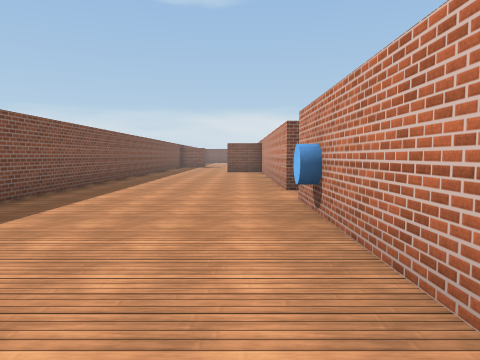
view 1 (above)

24 first-person views from a walk through a Unity game level. The camera is 1.4 m above the floor, tilts 4° down and sees 70° across. Doors are open. The floor is counted in squares, 2 m on a side. Each view is taken from the middle of a square. On the plan, view 1 faces up. The plan holds only what a view shows up to about 11 squares ahead; the rest is blank. The place goes on beyond the plan. The player is left out. Surface patterns are stand-ins for the level's own textures.

view 2
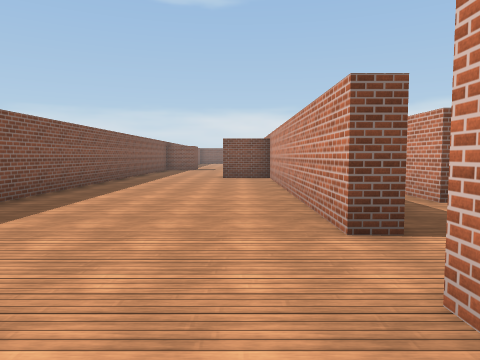

view 3
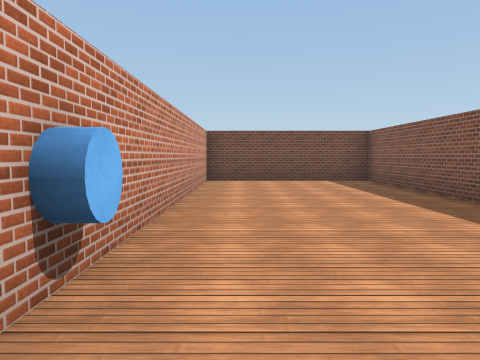

view 4
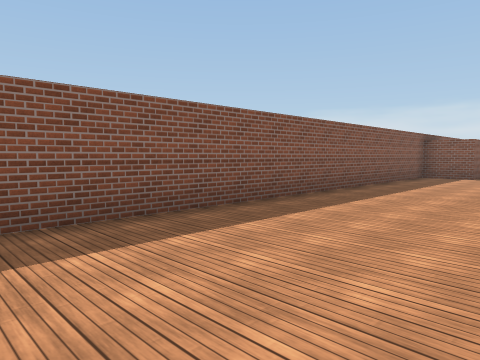

view 5
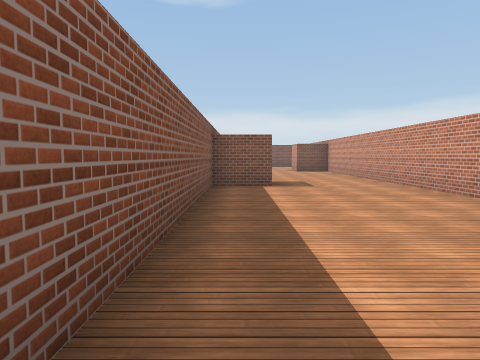

view 6
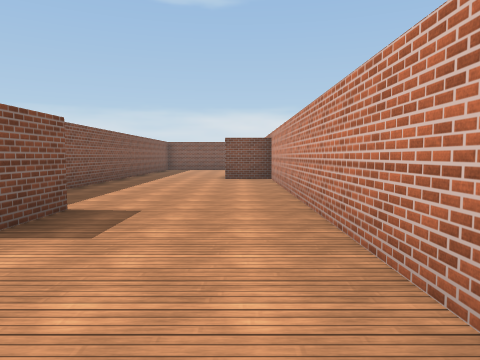

view 7
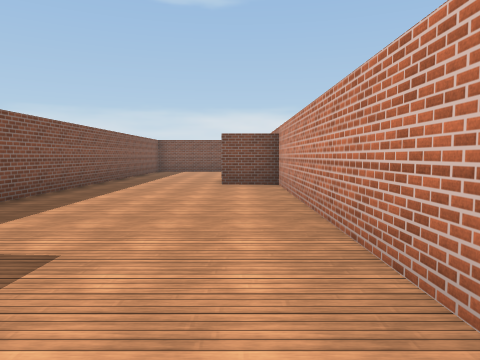

view 8
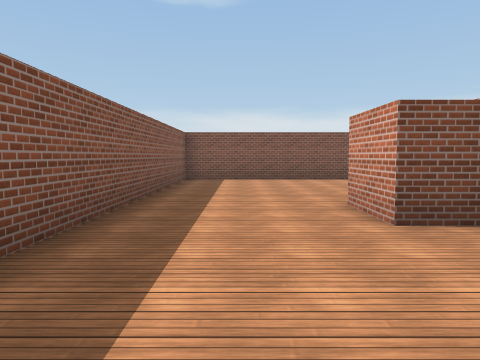

view 9
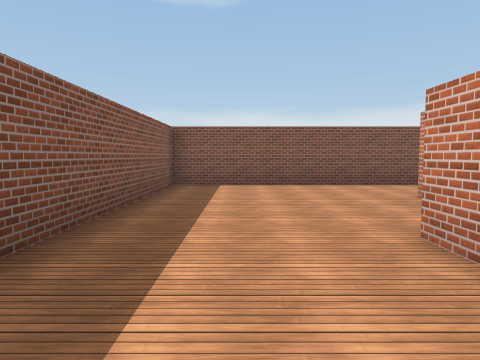

view 10
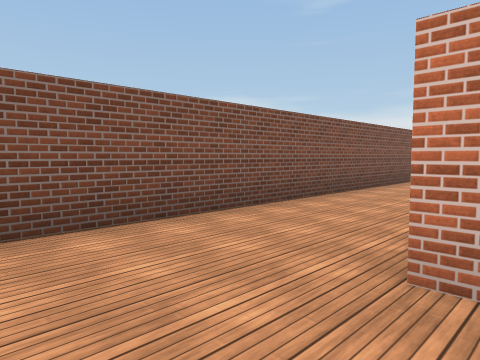

view 11
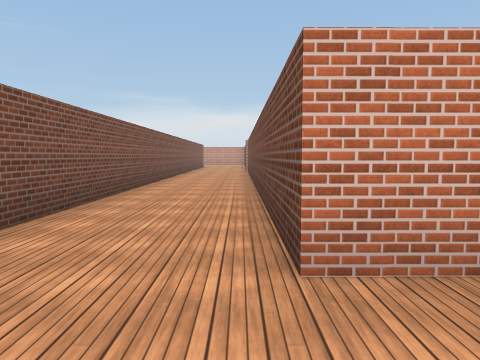

view 12
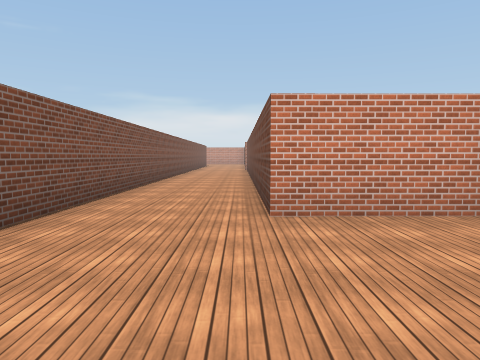

view 13
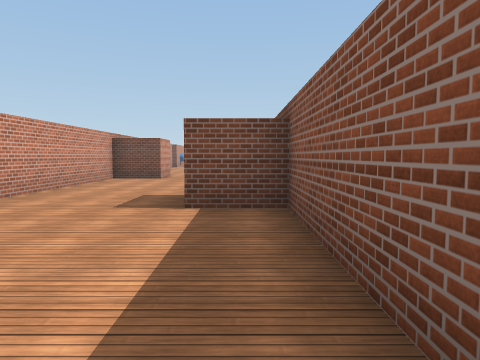

view 14
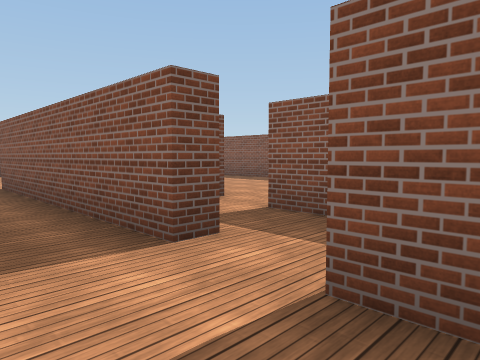

view 15
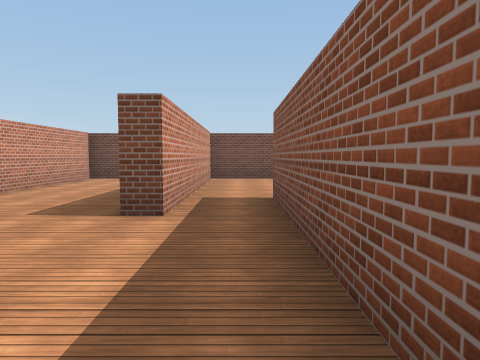

view 16
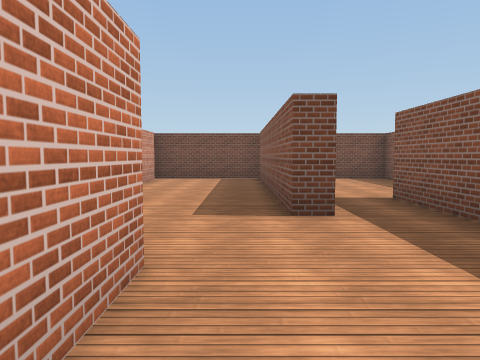

view 17
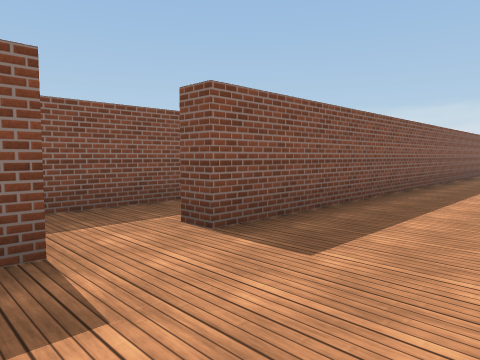

view 18
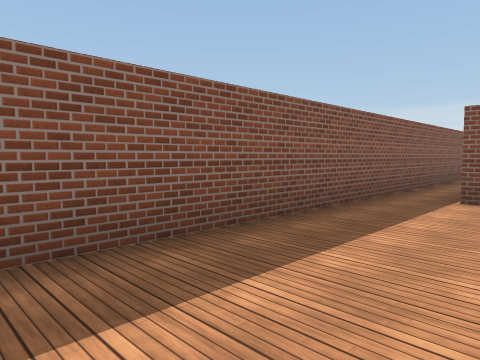

view 19
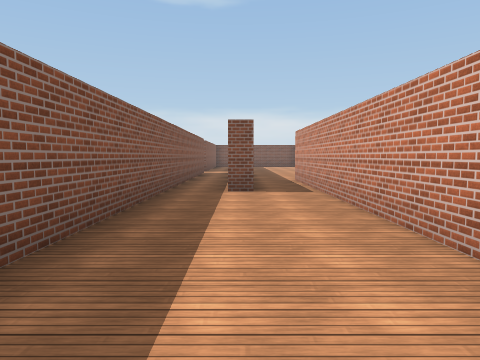

view 20
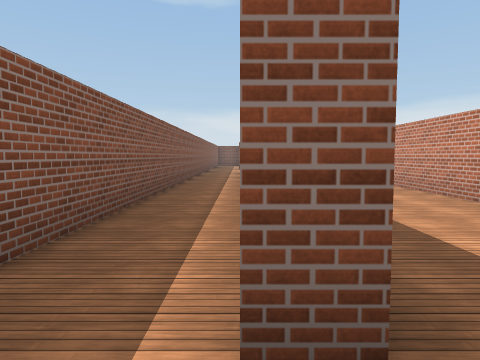

view 21
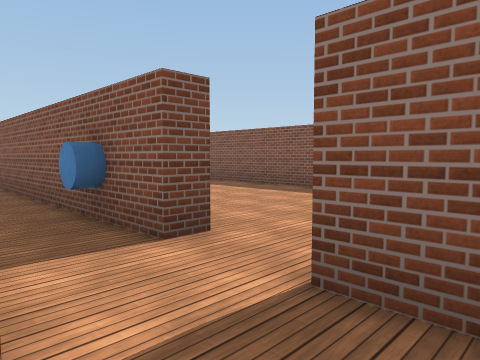

view 22
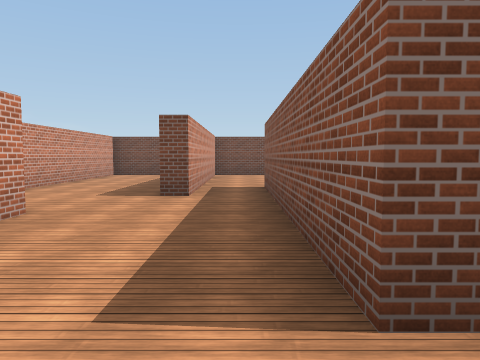

view 23
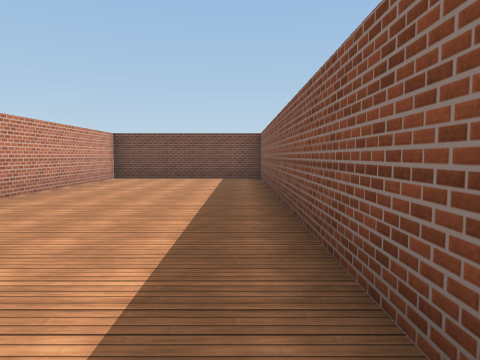

view 24
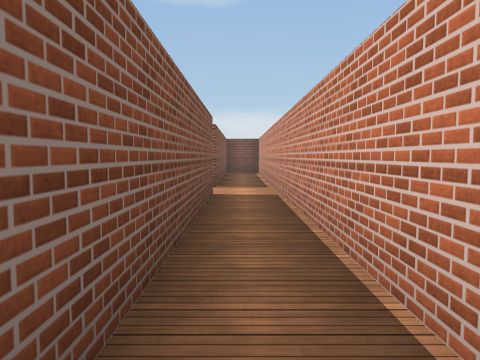

### Floor plan
Points are (right, up) in squares from view 1. A wall is a line through its corners. A room is listed if a view was taken in it or the views show most of it. See-through windows are left out.
Room 1 (views 1, 2, 3, 4, 5, 6, 7, 8, 9, 10, 11, 12, 13, 23)
walls: (-0.4, 15.9) (-0.4, 16.4) (0.9, 16.4) (0.9, 28.4) (-0.4, 28.4) (-0.4, 30); (0.9, 7) (0.9, 14.9) (-0.6, 14.9); (0.9, 30.1) (0.9, 32.6); (0.6, 35.3) (-3.6, 35.3) (-3.6, 22.5) (-2.3, 22.5) (-2.3, 21) (-3.6, 21) (-3.6, -3.7) (0.9, -3.7) (0.9, 5.6)
ways out: open door at (1, 6.5) to room 3; opening at (1.5, 34.5)
Room 2 (views 14, 15, 16, 17, 18, 19, 20, 21, 22, 24)
walls: (6.6, 12.2) (6.6, 16.4); (2.9, 7.7) (3.5, 7.7) (3.5, 1.2); (6.6, 4.7) (6.6, 6.2); (5.4, 16.8) (4.8, 16.8); (4.8, 1.5) (4.8, 3) (5.4, 3) (5.4, -3.4); (4.8, 19) (4.8, 29); (4.9, -3.7) (8.6, -3.7) (8.6, 1.7); (3.5, 24.2) (3.5, 9.1) (3, 9.1); (3.5, 28.6) (3.5, 25.9)
ways out: opening at (3, 8.5) to room 3; opening at (3, 25) to room 3; opening at (4, 2.5) to room 3; opening at (6, 17)
Room 3 (no view inside)
walls: (3, 9.1) (3, 10.2); (1.5, 5.6) (1.5, -0.9); (1.5, 19) (1.5, 7); (4.8, -0.4) (4.8, 1.5); (4.8, -1.4) (4.8, -0.9); (1.5, -3.1) (1.5, -3.7) (4.9, -3.7)
ways out: open door at (1, 6.5) to room 1; opening at (3, 8.5) to room 2; opening at (3, 25) to room 2; opening at (4, 2.5) to room 2

Positions as (right, up) in squares from view 1, and headings:
1: (0, 0), facing up
2: (0, 4), facing up
3: (0, 6), facing down
4: (0, 9), facing up-left
5: (-3, 13), facing up
6: (0, 18), facing up
7: (0, 20), facing up
8: (-2, 25), facing up
9: (-2, 27), facing up
10: (-1, 32), facing up-right
11: (-1, 33), facing right
12: (-3, 33), facing right
13: (-3, 27), facing down
14: (5, 10), facing down-left
15: (4, 7), facing down
16: (6, 7), facing down
17: (6, 7), facing up-left
18: (6, 11), facing up-left
19: (5, 10), facing up
20: (3, 8), facing up
21: (3, 8), facing down-left
22: (4, 9), facing down
23: (-3, 7), facing down
24: (4, 18), facing up
